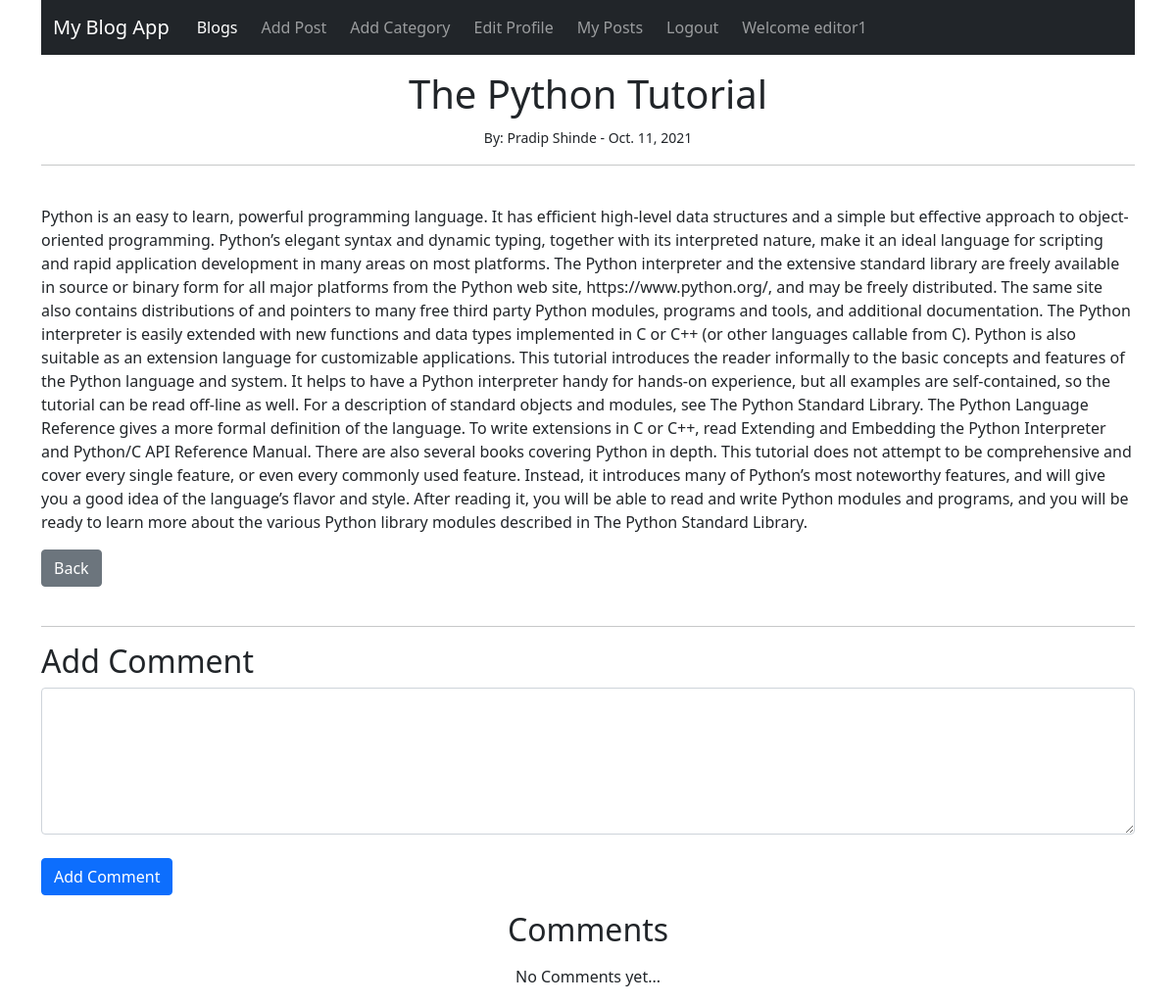
Before: /article/49 (signed in) with the older database file.
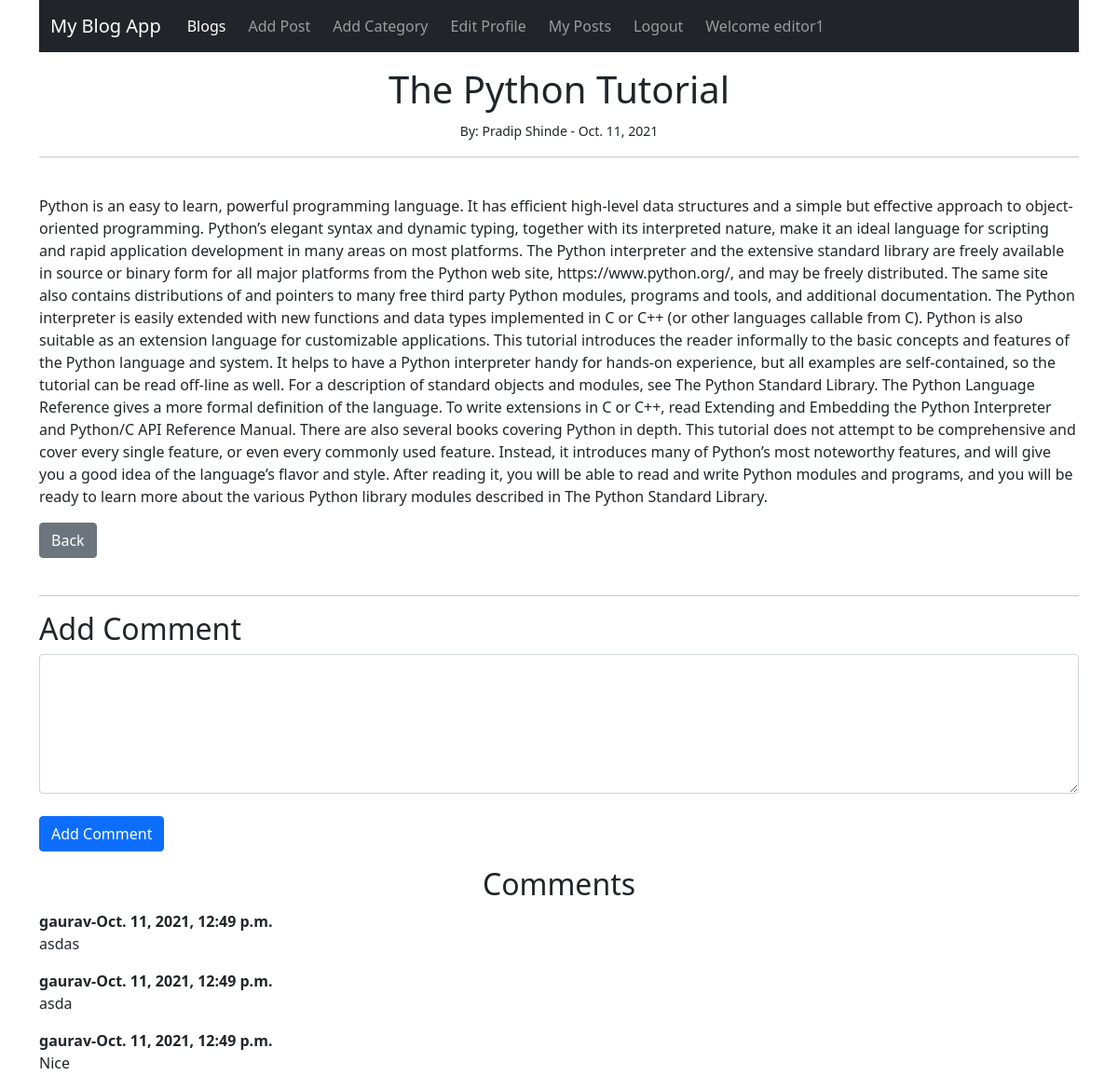
After: the same page with the newer database file.
### blogapp/models.py (models this page shows, shortened)
class Comment(models.Model):
    post = models.ForeignKey(Post,related_name='comments',on_delete=models.CASCADE)
    user = models.ForeignKey(User,related_name='comments',on_delete=models.CASCADE)
    body = models.TextField()
    date_added = models.DateTimeField(auto_now_add=True)

### blogapp/views.py (the view)
# urls.py: path('article/<int:pk>',views.ArticleView.as_view(),name="article" ),
class ArticleView(LoginRequiredMixin,DetailView):
    model = Post
    template_name = 'blogapp/article.html'

### blogapp/templates/blogapp/article.html (shortened to what this page needs)
{% extends 'blogapp/base.html' %}
{% block content %}
    <div class="text-center mt-3">
    <h1 class="text-center mt-3" >{{post.title}}</h1>
    <small>By: {{post.author.first_name}} {{post.author.last_name}} - {{post.publish_date}}</small>
</div>
    <hr>
    <br/>
       <p>
        {{post.body|safe}}
       </p>
       <a href="{% url 'home' %}" class="btn btn-secondary">Back</a>
        <br>
        <br>
        <hr>
        <h2>Add Comment</h2>
        <div class="form-group">
            <form action="{% url 'add_comment' post.id %}" method="POST">
                <textarea name="body" cols="40" rows="10" class="form-control" required="" id="id_body" style="height: 150px;"></textarea>
                <br>
                <input type="submit" class="btn btn-primary" value="Add Comment">
            </form>
        </div>
        <h2 class="text-center mt-3">Comments</h2>
        {% if not post.comments.all %}
            <p class="text-center mt-3">No Comments yet... </p>
        {%else%}
            {% for comment in post.comments.all %}
            <strong>
                {{comment.user.username}}-{{comment.date_added}}
            </strong>
             <br>
                <p>
                    {{comment.body}}
                </p>
            {% endfor %}
        {%endif%}
{% endblock %}

Changed rows visible on the page:
added Comment: user.username "gaurav", date_added "Oct. 11, 2021, 12:49 p.m.", body "asdas"
added Comment: user.username "gaurav", date_added "Oct. 11, 2021, 12:49 p.m.", body "asda"
added Comment: user.username "gaurav", date_added "Oct. 11, 2021, 12:49 p.m.", body "Nice"
Other visible differences:
text no longer shown: "No Comments yet..."
